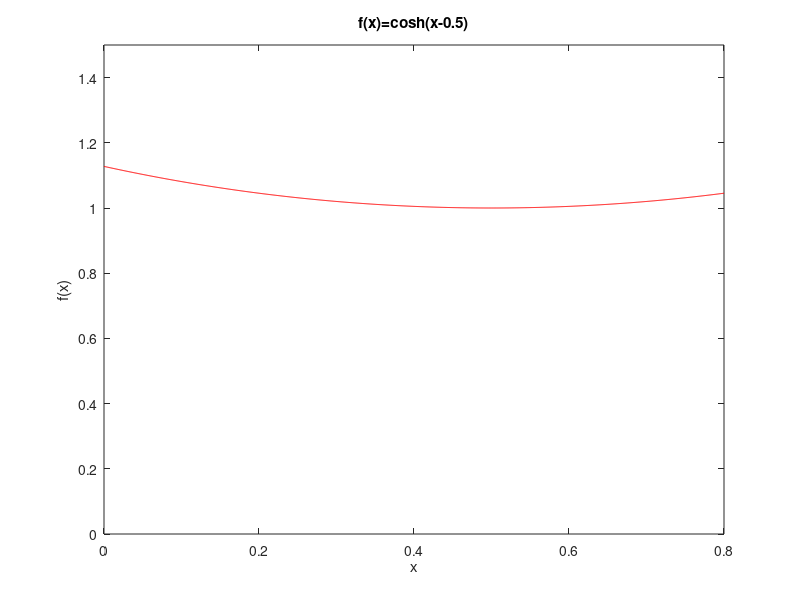

MATLAB code for this plot: (Note: this script raises an error after producing the figure.)

%%%%%%%%%%%%%%%%%%%%%%%%%%%%%%%%%%%%%%%%%%%%%%%%%%%%%%%%%%%%%%%%%%%%%%%%%%%%%%%%%%
%            %%%%%%%%%%%%%%%%%%%%%%%%%%%%%%%%%%%%%%%%%%%%%%%%%%%%%%%%%%          
%            
%                            SOLUTION 5th Homework Assignment              
%                            
%                                        in 
%
%                      Numerical Methods for  Scientific Computing
%
%
%
%            %%%%%%%%%%%%%%%%%%%%%%%%%%%%%%%%%%%%%%%%%%%%%%%%%%%%%%%%%%
%%%%%%%%%%%%%%%%%%%%%%%%%%%%%%%%%%%%%%%%%%%%%%%%%%%%%%%%%%%%%%%%%%%%%%%%%%%%%%%%%%

%% Exercise 1


close all
clear all
clc

a=0;
b=0.8;
x_dis=linspace(a,b,1000);
f = @(x) cosh(x-0.5);
y_dis=f(x_dis);

% Ex 1a

% Plot of the function
plot(x_dis,y_dis,'r')
xlabel('x')
ylabel('f(x)')
title('f(x)=cosh(x-0.5)')
ylim([0 1.5])

% Ex 1b
% see midpointComp.m

%
% Ex 1c
% see trapComp.m

%

% Ex 1d
% see simpComp.m

% Ex 1e
N=1:20;

f_int=@(z) pi*(f(z)).^2;

%I=integral(f_int,a,b)

V_ex=2.679664474685;

V_MPC=zeros(1,N(end));
V_TC=zeros(1,N(end));
V_SC=zeros(1,N(end));


for i = N
    V_MPC(i) = midpointComp(a,b,i,f_int);
    V_TC(i) = trapComp(a,b,i,f_int);
    V_SC(i) = simpComp(a,b,i,f_int);
end

figure(2)
plot(N, V_MPC,'*', N, V_TC,'o', N,V_SC,'d',N,V_ex*ones(1,20));
grid on
legend('Midpoint', 'Trapezoidal', 'Simpson','V',1)
title('Comparison composite quadrature formula')
xlabel('number of sub-intervals')
ylabel('approximated integral')


% Ex 1f)

err_MPC=abs(V_ex-V_MPC);
err_TC=abs(V_ex-V_TC);
err_SC=abs(V_ex-V_SC);

H=(b-a)./N;

figure(3);

loglog(H,err_MPC, '*', H,err_TC,'o', H, err_SC,'d',H,H.^2, H,H.^4)
legend('err-MPC','err-TC','err-SC', 'H^2','H^4',2)

title('Quadrature error in logarithmic scale')
xlabel('Amplitude of the intervals')
ylabel('Error')



% Ex 1g)

tol=1e-5;

d2f_int=@(x) 2*pi*(2*(cosh(x-0.5)).^2-1);
d4f_int= @(x) 8*pi*(2*(cosh(x-0.5)).^2-1);

K2=max(abs(d2f_int(x_dis)));
K4=max(abs(d4f_int(x_dis)));

Nmpc=ceil(sqrt(((b-a)^3*K2)/(24*tol)))
Ntc=ceil(sqrt(((b-a)^3*K2)/(12*tol)))
Nsc=ceil((((b-a)^5*K4)/(2880*tol))^(1/4))

VMP=midpointComp(a,b,Nmpc,f_int);
errMPCreal=abs(V_ex-VMP)

VTC=trapComp(a,b,Ntc,f_int);
errTCreal=abs(V_ex-VTC)

VSC=simpComp(a,b,Nsc,f_int);
errSCreal=abs(V_ex-VSC)








